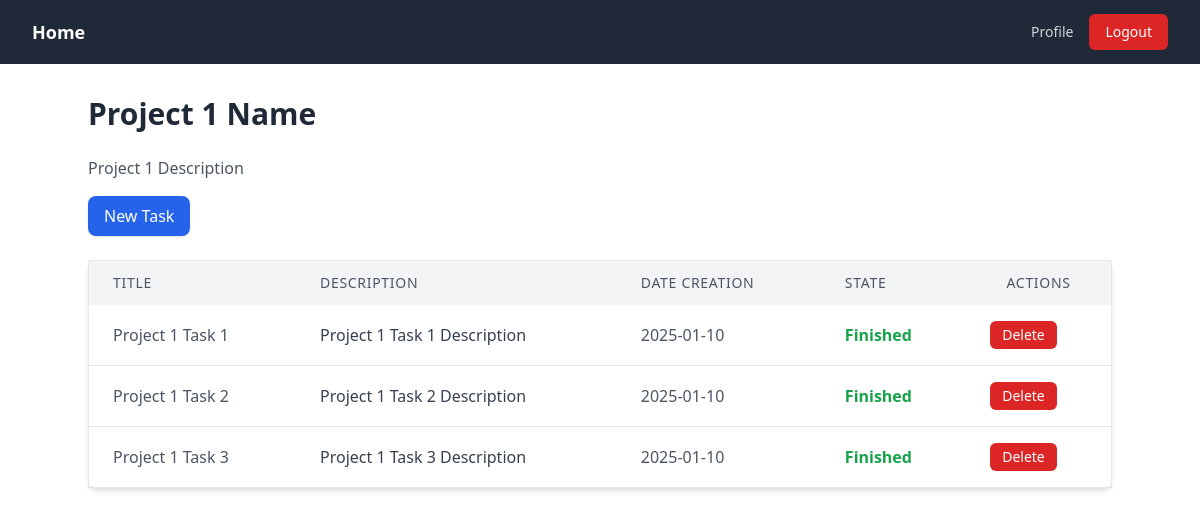
Page /tasks/1 (signed in) on the committed database.
### tables this page shows
CREATE TABLE project (
        project_id INTEGER PRIMARY KEY AUTOINCREMENT,
        project_name TEXT NOT NULL,
        project_description TEXT NOT NULL,
        project_datecreation DATE NOT NULL,
        project_state BOOLEAN NOT NULL,
        user_id REFERENCES user (user_id) ON DELETE CASCADE
    );

CREATE TABLE task (
        task_id INTEGER PRIMARY KEY AUTOINCREMENT,
        task_name TEXT NOT NULL,
        task_description TEXT NOT NULL,
        task_datecreation DATE NOT NULL,
        task_state BOOLEAN NOT NULL,
        project_id REFERENCES project (project_id) ON DELETE CASCADE
    );

### development/main.py (the view)
@app.route("/tasks/<int:project_id>", methods=["GET"])
def render_tasks(project_id):
    return TaskController.render_tasks_list(project_id)

### development/controllers/task_controller.py (called while the page is built)
    @staticmethod
    @login_required
    def render_tasks_list(project_id):
        project = ProjectModel.get_by_project_id(project_id)
        tasks = TaskModel.get_by_project_id(project_id)
        return render_template("tasks/tasks.html", project=project, tasks=tasks)

### development/models/project_model.py (called while the page is built)
    @staticmethod
    def get_by_project_id(project_id):
        sql = """
            SELECT *
            FROM project
            WHERE project_id = ?;
        """
        cursor.execute(sql, (project_id,))
        return cursor.fetchone()

### development/models/task_model.py (called while the page is built)
    @staticmethod
    def get_by_project_id(project_id):
        sql = """
            SELECT *
            FROM task
            WHERE project_id = ?
            ORDER BY task_state DESC;
        """
        cursor.execute(sql, (project_id,))
        return cursor.fetchall()

### development/utils/auth_utils.py (called while the page is built)
def login_required(f):
    @wraps(f)
    def decorated_function(*args, **kwargs):
        if "user_id" not in session:
            return redirect(url_for("login"))
        return f(*args, **kwargs)
    return decorated_function

### development/templates/tasks/tasks.html (shortened to what this page needs)
{%extends "base.html" %}
{% block main %}
{{ components.navbar() }}
<div class="container mx-auto mt-8">
    <h1 class="text-3xl font-bold text-gray-800 mb-6">{{project[1]}}</h1>
    <p class="text-gray-600 mb-4">{{project[2]}}</p>
    <a href="/tasks/create/{{project[0]}}"
        class="inline-block bg-blue-600 text-white font-medium py-2 px-4 rounded-lg shadow hover:bg-blue-700 transition">
        New Task
    </a>
    <table class="min-w-full mt-6 bg-white border border-gray-200 shadow-md rounded-lg">
        <thead class="bg-gray-100">
            <th class="px-6 py-3 text-left text-sm font-medium text-gray-600 uppercase tracking-wider">Title</th>
            <th class="px-6 py-3 text-left text-sm font-medium text-gray-600 uppercase tracking-wider">Description</th>
            <th class="px-6 py-3 text-left text-sm font-medium text-gray-600 uppercase tracking-wider">Date creation
            </th>
            <th class="px-6 py-3 text-left text-sm font-medium text-gray-600 uppercase tracking-wider">State</th>
            <th class="px-6 py-3 text-center text-sm font-medium text-gray-600 uppercase tracking-wider">Actions</th>
        </thead>
        <tbody class="divide-y divide-gray-200">
            {% for task in tasks %}
            <tr class="hover:bg-gray-50">
                <td class="px-6 py-4 text-gray-600">{{task[1]}}</td>
                <td class="px-6 py-4 text-gray-700">{{task[2]}}</td>
                <td class="px-6 py-4 text-gray-600">{{task[3]}}</td>
                <td class="px-6 py-4">
                    {% if task[4] != 0 %}
                    <span class="text-green-600 font-bold">Finished</span>
                    {% endif %}
                </td>
                <td class="px-6 py-4 text-gray-700">
                    <form action="/tasks/{{project[0]}}/delete/{{task[0]}}" method="post">
                        <button type="submit"
                            class="bg-red-600 hover:bg-red-700 text-white py-1 px-3 rounded-md text-sm">
                            Delete
                        </button>
                    </form>
                </td>
            </tr>
            {% endfor %}
        </tbody>
    </table>
</div>
{% endblock %}

### development/templates/base.html (shortened to what this page needs)
{% import 'components/navbar.html' as components %}
<!DOCTYPE html>
<html lang="en">
<head>
    <script src="https://cdn.tailwindcss.com"></script>
</head>
<body>
    {% block main %}{% endblock %}
</body>
</html>

### development/templates/components/navbar.html
{% macro navbar() %}
<nav class="bg-gray-800">
    <div class="max-w-7xl mx-auto px-4 sm:px-6 lg:px-8">
        <div class="flex items-center justify-between h-16">
            <div class="flex items-center">
                <a href="/projects" class="text-white text-lg font-semibold hover:text-gray-300">
                    Home
                </a>
            </div>
            <div class="flex items-center space-x-4">
                <a href="/profile" class="text-gray-300 hover:text-white text-sm font-medium">
                    Profile
                </a>
                <a href="/logout"
                    class="bg-red-600 hover:bg-red-700 text-white text-sm font-medium py-2 px-4 rounded-md">
                    Logout
                </a>
            </div>
        </div>
    </div>
</nav>
{% endmacro %}

### rows in the picture
project: project_name "Project 1 Name", project_description "Project 1 Description"
task: task_name "Project 1 Task 1", task_description "Project 1 Task 1 Description", task_datecreation "2025-01-10", task_state "Finished"
task: task_name "Project 1 Task 2", task_description "Project 1 Task 2 Description", task_datecreation "2025-01-10", task_state "Finished"
task: task_name "Project 1 Task 3", task_description "Project 1 Task 3 Description", task_datecreation "2025-01-10", task_state "Finished"
